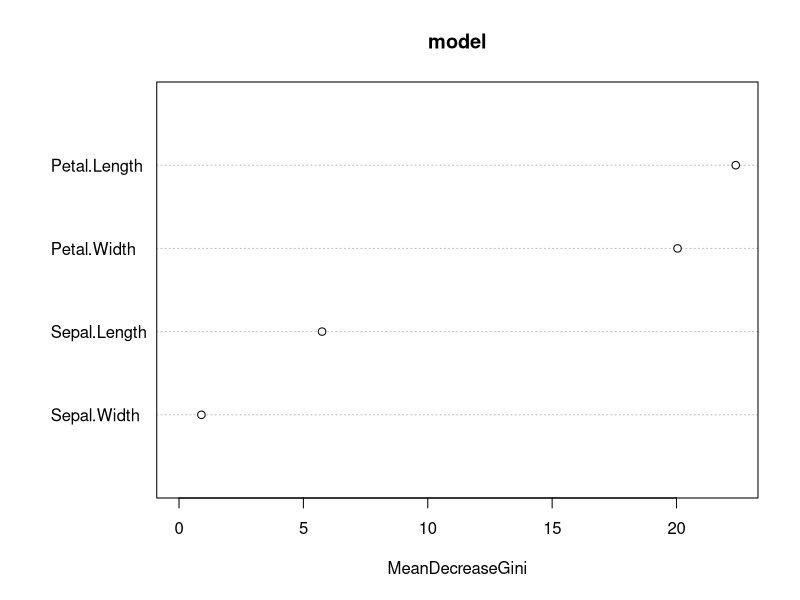
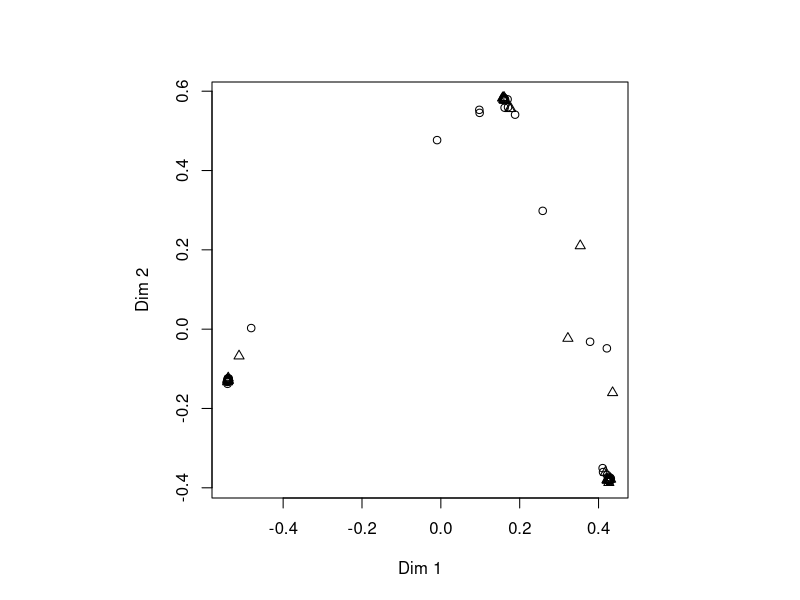
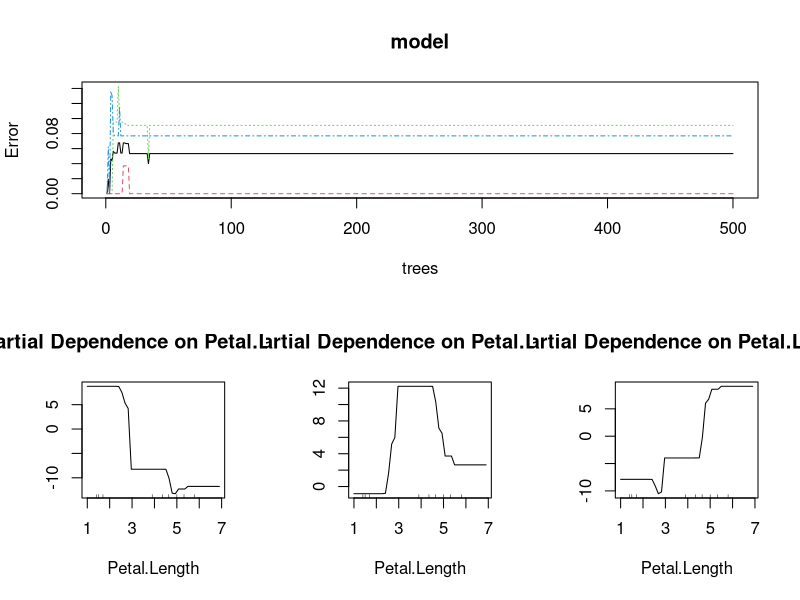
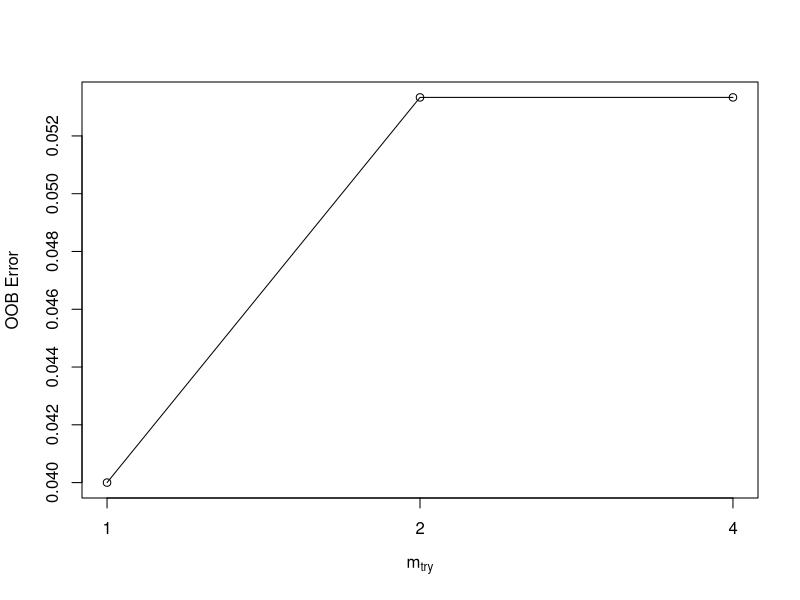
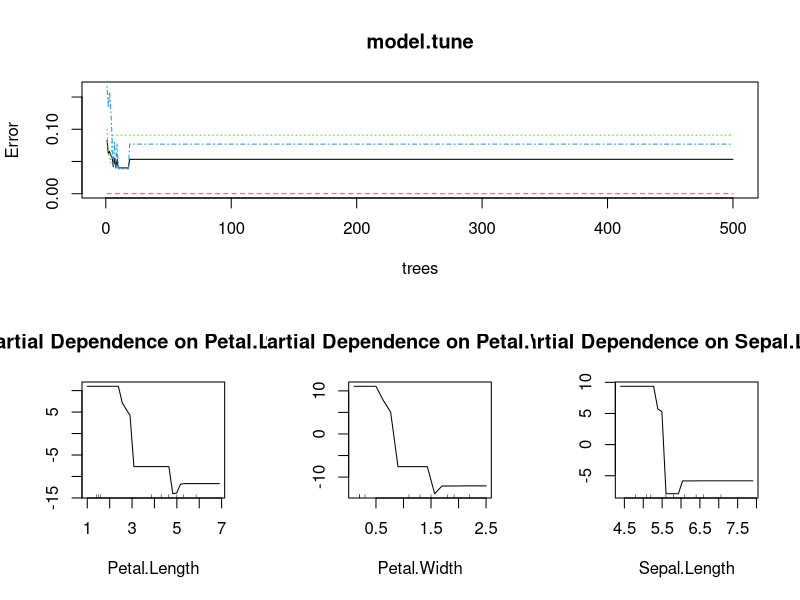

Recreate these plots in R, in order.
library(randomForest)
library(RColorBrewer)

set.seed(1500)

# random sampling
n <- nrow(iris)
s <- sample(n, n * 0.5)
iris.train <- iris[s,]
iris.test <- iris[-s,]

model <- randomForest(
  Species ~ .,
  data=iris.train,
  ntree=500,
  proximity=TRUE
)

pred.model <- predict(
  model,
  newdata=iris.test,
  type='class'
)

table(pred.model, iris.test[,5])
# pred.model   setosa versicolor virginica
#   setosa         30          0         0
#   versicolor      0         16         2
#   virginica       0          1        26

getTree(model, 1, labelVar=TRUE)

importance(model)
# MeanDecreaseGini
# Sepal.Length         3.590923
# Sepal.Width          2.366265
# Petal.Length        21.485794
# Petal.Width         20.524631

# MDG
varImpPlot(model)

MDSplot(model, iris$Species, palette=rep(1, 3), pch=as.numeric(iris$Species))

split.screen(c(2,1))
split.screen(c(1,3), screen = 2)
screen(3); partialPlot(model, iris, Petal.Length, 'setosa')
screen(4); partialPlot(model, iris, Petal.Length, 'versicolor')
screen(5); partialPlot(model, iris, Petal.Length, 'virginica')
split.screen(c(2,1), screen = 1)
screen(1); plot(model)
close.screen(all=T)

# Grid Search
tuneRF(iris.train[,-5], iris.train[,5], doBest=T)
# mtry = 2  OOB error = 6.67%
# Searching left ...
# mtry = 1 	OOB error = 6.67%
# 0 0.05
# Searching right ...
# mtry = 4 	OOB error = 5.33%
# 0.2 0.05
#
# Call:
#  randomForest(x = x, y = y, mtry = res[which.min(res[, 2]), 1])
#                Type of random forest: classification
#                      Number of trees: 500
# No. of variables tried at each split: 4
#
#         OOB estimate of  error rate: 6.67%
# Confusion matrix:
#            setosa versicolor virginica class.error
# setosa         20          0         0  0.00000000
# versicolor      0         31         2  0.06060606
# virginica       0          3        19  0.13636364

model.tune <- randomForest(
  Species ~ .,
  data=iris.train,
  mtry=4 # Number of variables randomly sampled as candidates at each split
)

pred.model.tune <- predict(
  model.tune,
  newdata=iris.test
)

table(pred.model.tune, iris.test[,5])
# pred.model.num setosa versicolor virginica
#     setosa         30          0         0
#     versicolor      0         16         2
#     virginica       0          1        26


importance(model.tune)
# MeanDecreaseGini
# Sepal.Length        0.7495972
# Sepal.Width         0.7205969
# Petal.Length       23.5112116
# Petal.Width        23.0789143

split.screen(c(2,1))
split.screen(c(1,3), screen = 2)
screen(3); partialPlot(model.tune, iris.train, x.var=Petal.Length)
screen(4); partialPlot(model.tune, iris.train, x.var=Petal.Width)
screen(5); partialPlot(model.tune, iris.train, x.var=Sepal.Length)
split.screen(c(2,1), screen = 1)
screen(1); plot(model.tune)
close.screen(all=T)
